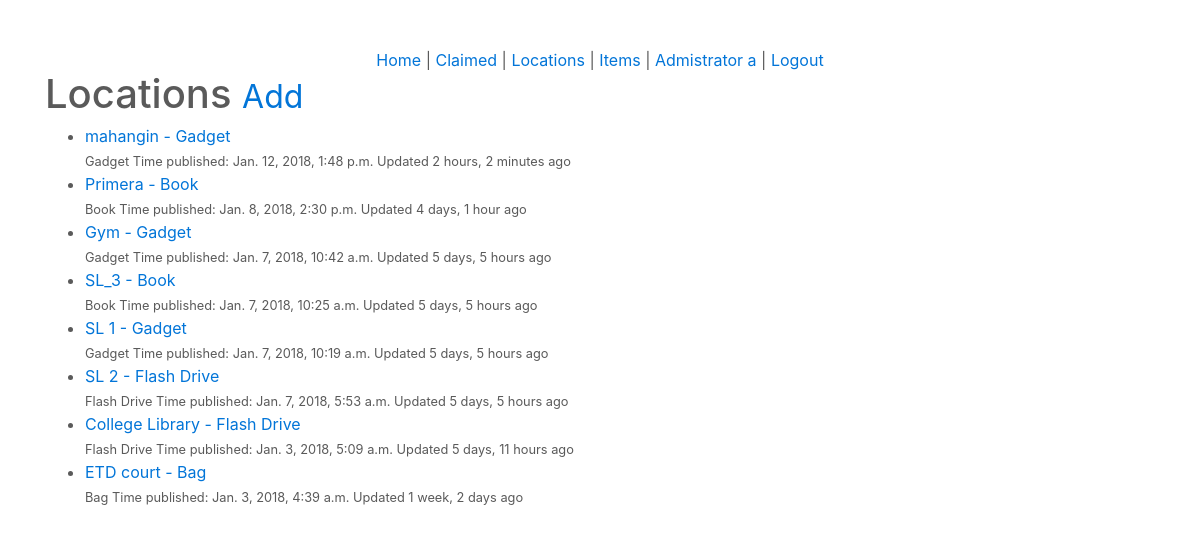
Screenshot of /locations/l/ (signed in) with the database file from the repository.
### locations/models.py (models this page shows, shortened)
class Location(models.Model):
	user 				= models.ForeignKey(User)
	location 			= models.CharField(max_length=120)
	category 			= models.CharField(max_length=120)
	timestamp			= models.DateTimeField(auto_now_add=True)
	updated				= models.DateTimeField(auto_now=True)
	slug				= models.SlugField(null=True, blank=True)
	objects 			= LocationManager()
	def __str__(self):
		return '%s - %s' % (self.location, self.category)
	class Meta:
		ordering = ['-updated', '-timestamp']
	def get_absolute_url(self):
		return reverse('locations:edit', kwargs={'slug': self.slug})

### locations/views.py (the view)
class LocationListAdminView(PermissionRequiredMixin, LoginRequiredMixin, ListView):
	permission_required = 'locations'
	def get_queryset(self):
		return Location.objects.all()

### locations/models.py (called while the page is built)
	def get_queryset(self):
		return LocationQuerySet(self.model, using=self._db)

### locations/templates/locations/location_list.html (shortened to what this page needs)
{% extends "base.html" %}
{% block content %}
<h1>Locations <small><a href='{% url "locations:create"%}'>Add</a></small></h1>
<ul>
	{% for obj in object_list %}
		<li><a href='{{ obj.get_absolute_url }}'>{{ obj }}</a><br/><small>{{ obj.category }} Time published: {{ obj.timestamp }} Updated {{ obj.updated|timesince }} ago</small></li>
		{% empty %}
			<li><a href='{% url "locations:create"%}'>Add One</a></li>
	{% endfor %}
</ul>
{% endblock %}

### templates/snippets/nav.html (shortened to what this page needs)
<div class='container col-sm-12 text-center col-sm-offset-3'>
	{% if request.user.is_authenticated %}
		{% if request.user.is_superuser %}
			<a href='{% url "home" %}'>Home</a> |
			<a href='{% url "claimed" %}'>Claimed</a> |
			<a href='{% url "locations:location" %}'>Locations</a> |
			<a href='{% url "items:item" %}'>Items</a> |
			<a href='{% url "profile:details" username=user.username %}'>{{ user.first_name }} {{ user.last_name }}</a> |
			<a href='{% url "logout" %}'>Logout</a>
		{% endif %}
	{% else %}
	<a href='{% url "login" %}'>Login</a> |
	<a href='{% url "register" %}'>Register</a>
	{% endif %}
</div>

### templates/static/css/carousel.css (style rules this page uses)
body { padding-top: 3rem; padding-bottom: 3rem; color: #5a5a5a; }

### rows the page displays
Location: location+category "mahangin - Gadget", category "Gadget", timestamp "Jan. 12, 2018, 1:48 p.m.", updated "2 hours, 2 minutes"
Location: location+category "Primera - Book", category "Book", timestamp "Jan. 8, 2018, 2:30 p.m.", updated "4 days, 1 hour"
Location: location+category "Gym - Gadget", category "Gadget", timestamp "Jan. 7, 2018, 10:42 a.m.", updated "5 days, 5 hours"
Location: location+category "SL_3 - Book", category "Book", timestamp "Jan. 7, 2018, 10:25 a.m.", updated "5 days, 5 hours"
Location: location+category "SL 1 - Gadget", category "Gadget", timestamp "Jan. 7, 2018, 10:19 a.m.", updated "5 days, 5 hours"
Location: location+category "SL 2 - Flash Drive", category "Flash Drive", timestamp "Jan. 7, 2018, 5:53 a.m.", updated "5 days, 5 hours"
Location: location+category "College Library - Flash Drive", category "Flash Drive", timestamp "Jan. 3, 2018, 5:09 a.m.", updated "5 days, 11 hours"
Location: location+category "ETD court - Bag", category "Bag", timestamp "Jan. 3, 2018, 4:39 a.m.", updated "1 week, 2 days"

### other values shown
{{ user.first_name }} "Admistrator"
{{ user.last_name }} "a"
